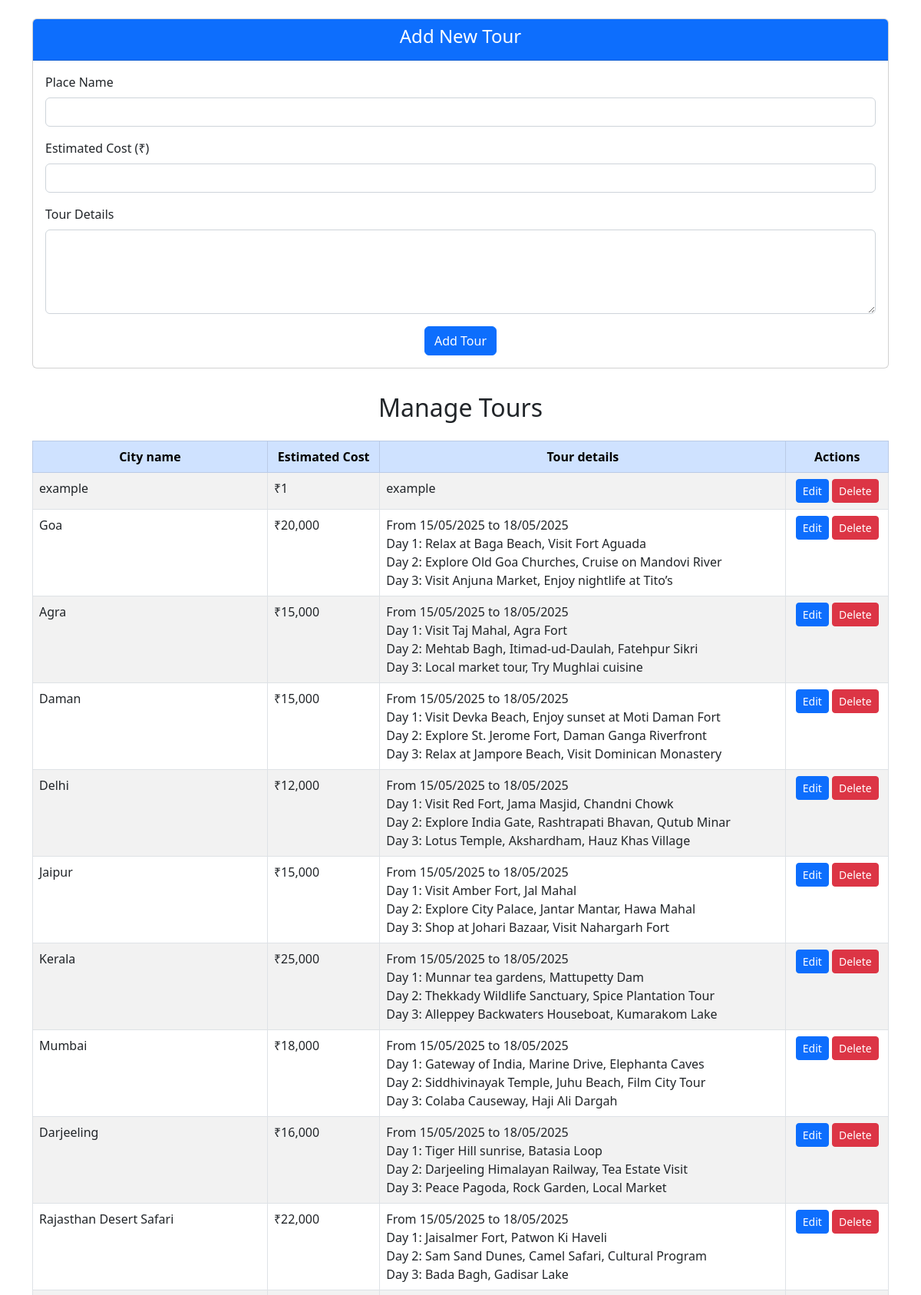
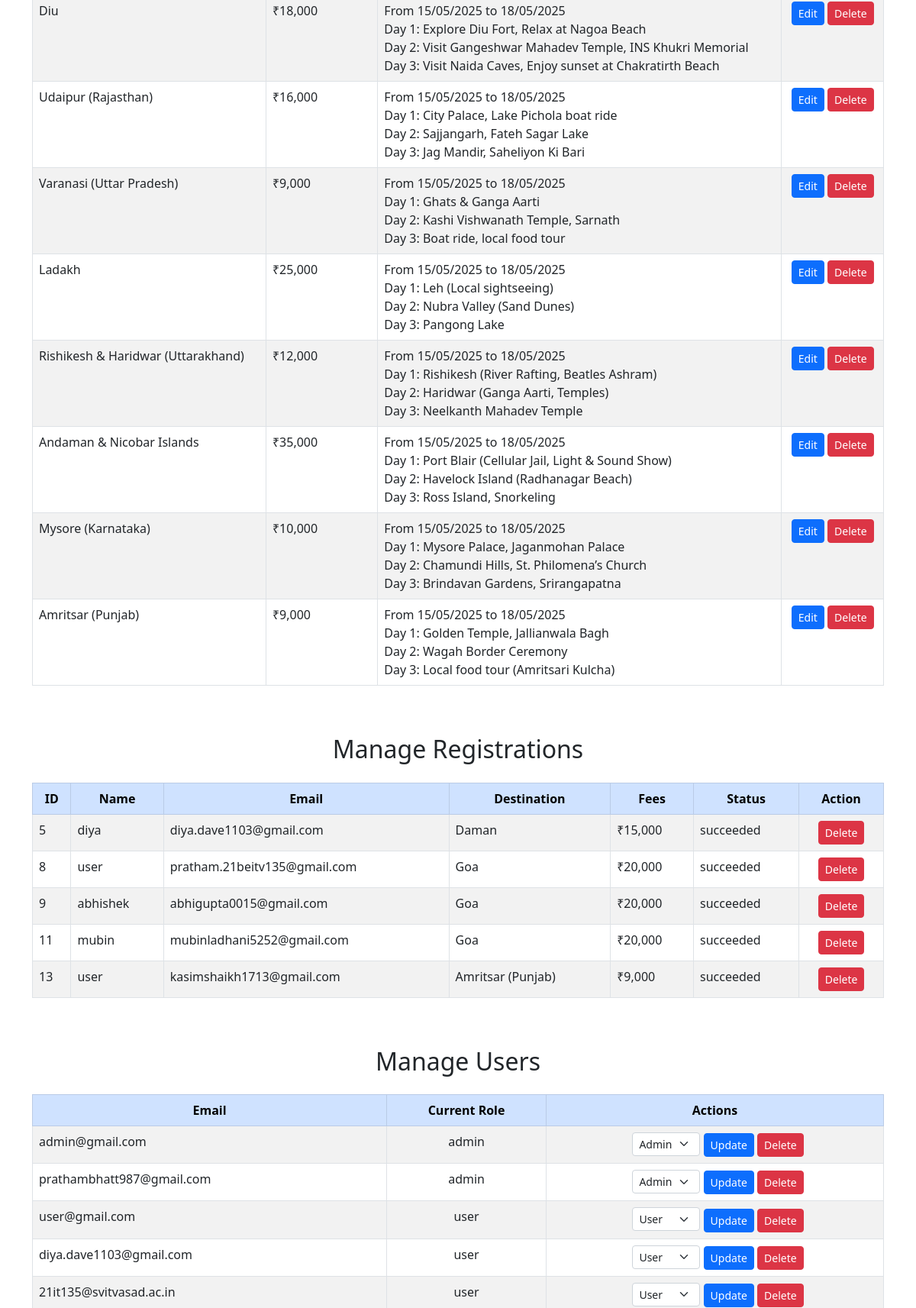
The page /admin_dashboard.php (upper part) on the database its author committed (2 pictures, top to bottom).
### tables this page shows
CREATE TABLE `tour_plans` (
  `id` int(11) NOT NULL,
  `destination` varchar(55) NOT NULL,
  `estimated_cost` int(11) NOT NULL,
  `tour_plan` text NOT NULL
);

CREATE TABLE `registration` (
  `id` int(11) NOT NULL,
  `name` text NOT NULL,
  `email` text NOT NULL,
  `destination` text NOT NULL,
  `fees` text NOT NULL,
  `card_number` text NOT NULL,
  `card_expirymonth` text NOT NULL,
  `card_expiryyear` text NOT NULL,
  `status` text NOT NULL,
  `paymentid` text NOT NULL,
  `added_date` datetime NOT NULL
);

CREATE TABLE `users` (
  `id` int(11) NOT NULL,
  `name` varchar(55) NOT NULL,
  `email` varchar(255) NOT NULL,
  `password` varchar(255) NOT NULL,
  `role` enum('admin','user') NOT NULL DEFAULT 'user'
);

### admin_dashboard.php (the view, shortened to what this page needs)
<?php
include("connection.php");
$tours = $conn->query("SELECT * FROM tour_plans ORDER BY id ASC");
$users = $conn->query("SELECT * FROM users");
$registrations = $conn->query("SELECT * FROM registration");
?>
<!DOCTYPE html>
<html lang="en">
<head>
    <link href="https://cdn.jsdelivr.net/npm/bootstrap@5.2.3/dist/css/bootstrap.min.css" rel="stylesheet">
</head>
<body>
    <div class="container py-4">
        <div class="card">
            <div class="card-header bg-primary text-white">
                <h4 class="text-center">Add New Tour</h4>
            </div>
            <div class="card-body">
                <form method="POST" action="">
                    <div class="mb-3">
                        <label for="destination" class="form-label">Place Name</label>
                        <input type="text" class="form-control" id="destination" name="destination" required>
                    </div>
                    <div class="mb-3">
                        <label for="estimated_cost" class="form-label">Estimated Cost (₹)</label>
                        <input type="number" class="form-control" id="estimated_cost" name="estimated_cost" required>
                    </div>
                    <div class="mb-3">
                        <label for="tour_plan" class="form-label">Tour Details</label>
                        <textarea class="form-control" id="tour_plan" name="tour_plan" rows="4" required></textarea>
                    </div>
                    <div class="text-center">
                        <button type="submit" name="add_tour" class="btn btn-primary">Add Tour</button>
                    </div>
                </form>
            </div>
        </div>
        <div class="section">
            <h2 class="text-center mb-4">Manage Tours</h2>
            <div class="table-responsive">
                <table class="table table-striped table-hover table-bordered">
                    <thead class="table-primary">
                        <tr class="text-center">
                            <th>City name</th>
                            <th>Estimated Cost</th>
                            <th>Tour details</th>
                            <th>Actions</th>
                        </tr>
                    </thead>
                    <tbody>
                        <?php while ($row = $tours->fetch_assoc()): ?>
                            <tr>
                                <td><?= htmlspecialchars($row['destination']) ?></td>
                                <td>₹<?= number_format($row['estimated_cost']) ?></td>
                                <td><?= nl2br(htmlspecialchars($row['tour_plan'])) ?></td>
                                <td class="text-center">
                                    <a href="edit_tour.php?id=<?= $row['id'] ?>" class="btn btn-primary btn-sm">Edit</a>
                                    <a href="delete_tour.php?id=<?= $row['id'] ?>"
                                       onclick="return confirm('Delete this tour?')"
                                       class="btn btn-danger btn-sm">Delete</a>
                                </td>
                            </tr>
                        <?php endwhile; ?>
                    </tbody>
                </table>
            </div>
        </div>
        <div class="section">
            <h2 class="text-center mb-4">Manage Registrations</h2>
            <div class="table-responsive">
                <table class="table table-striped table-hover table-bordered">
                    <thead class="table-primary">
                        <tr class="text-center">
                            <th>ID</th>
                            <th>Name</th>
                            <th>Email</th>
                            <th>Destination</th>
                            <th>Fees</th>
                            <th>Status</th>
                            <th>Action</th>
                        </tr>
                    </thead>
                    <tbody>
                        <?php while ($row = $registrations->fetch_assoc()): ?>
                            <tr>
                                <td><?= htmlspecialchars($row['id']) ?></td>
                                <td><?= htmlspecialchars($row['name']) ?></td>
                                <td><?= htmlspecialchars($row['email']) ?></td>
                                <td><?= htmlspecialchars($row['destination']) ?></td>
                                <td>₹<?= number_format($row['fees']) ?></td>
                                <td><?= htmlspecialchars($row['status']) ?></td>
                                <td class="text-center">
                                    <a href="delete_registration.php?id=<?= $row['id'] ?>"
                                       onclick="return confirm('Delete this registration?')"
                                       class="btn btn-danger btn-sm">Delete</a>
                                </td>
                            </tr>
                        <?php endwhile; ?>
                    </tbody>
                </table>
            </div>
        </div>
        <div class="section">
            <h2 class="text-center mb-4">Manage Users</h2>
            <div class="table-responsive">
                <table class="table table-striped table-hover table-bordered">
                    <thead class="table-primary">
                        <tr class="text-center">
                            <th>Email</th>
                            <th>Current Role</th>
                            <th>Actions</th>
                        </tr>
                    </thead>
                    <tbody>
                        <?php while ($row = $users->fetch_assoc()): ?>
                            <tr>
                                <td><?= htmlspecialchars($row['email']) ?></td>
                                <td class="text-center"><?= htmlspecialchars($row['role']) ?></td>
                                <td class="text-center">
                                    <form method="POST" action="" class="role-form">
                                        <select name="new_role" class="form-select form-select-sm d-inline-block" style="width: auto;">
                                            <option value="user" <?= $row['role'] == 'user' ? 'selected' : '' ?>>User</option>
                                            <option value="admin" <?= $row['role'] == 'admin' ? 'selected' : '' ?>>Admin</option>
                                        </select>
                                        <button type="submit" name="update_role" class="btn btn-primary btn-sm">Update</button>
                                    </form>
                                    <a href="delete_user.php?id=<?= $row['id'] ?>"
                                       onclick="return confirm('Delete this user?')"
                                       class="btn btn-danger btn-sm">Delete</a>
                                </td>
                            </tr>
                        <?php endwhile; ?>
                    </tbody>
                </table>
            </div>
        </div>
    </div>
</body>
</html>

### admin_dashboard.php (style rules this page uses)
.section { margin-bottom: 3rem; }
.card { margin-bottom: 2rem; }
.role-form { display: inline-block; margin-left: 0.5rem; }

### rows shown on the page
tour_plans: destination "example", estimated_cost "1", tour_plan "example"
tour_plans: destination "Goa", estimated_cost "20,000", tour_plan "From 15/05/2025 to 18/05/2025 Day 1: Relax at Baga Beach, Visit Fort Aguada Day 2: Explore Old Goa Churches, Cruise on Mandovi River Day 3: Visit Anjuna Market, Enjoy nightlife at Tito’s"
tour_plans: destination "Agra", estimated_cost "15,000", tour_plan "From 15/05/2025 to 18/05/2025 Day 1: Visit Taj Mahal, Agra Fort Day 2: Mehtab Bagh, Itimad-ud-Daulah, Fatehpur Sikri Day 3: Local market tour, Try Mughlai cuisine"
tour_plans: destination "Daman", estimated_cost "15,000", tour_plan "From 15/05/2025 to 18/05/2025 Day 1: Visit Devka Beach, Enjoy sunset at Moti Daman Fort Day 2: Explore St. Jerome Fort, Daman Ganga Riverfront Day 3: Relax at Jampore Beach, Visit Dominican Monastery"
tour_plans: destination "Delhi", estimated_cost "12,000", tour_plan "From 15/05/2025 to 18/05/2025 Day 1: Visit Red Fort, Jama Masjid, Chandni Chowk Day 2: Explore India Gate, Rashtrapati Bhavan, Qutub Minar Day 3: Lotus Temple, Akshardham, Hauz Khas Village"
tour_plans: destination "Jaipur", estimated_cost "15,000", tour_plan "From 15/05/2025 to 18/05/2025 Day 1: Visit Amber Fort, Jal Mahal Day 2: Explore City Palace, Jantar Mantar, Hawa Mahal Day 3: Shop at Johari Bazaar, Visit Nahargarh Fort"
tour_plans: destination "Kerala", estimated_cost "25,000", tour_plan "From 15/05/2025 to 18/05/2025 Day 1: Munnar tea gardens, Mattupetty Dam Day 2: Thekkady Wildlife Sanctuary, Spice Plantation Tour Day 3: Alleppey Backwaters Houseboat, Kumarakom Lake"
tour_plans: destination "Mumbai", estimated_cost "18,000", tour_plan "From 15/05/2025 to 18/05/2025 Day 1: Gateway of India, Marine Drive, Elephanta Caves Day 2: Siddhivinayak Temple, Juhu Beach, Film City Tour Day 3: Colaba Causeway, Haji Ali Dargah"
tour_plans: destination "Darjeeling", estimated_cost "16,000", tour_plan "From 15/05/2025 to 18/05/2025 Day 1: Tiger Hill sunrise, Batasia Loop Day 2: Darjeeling Himalayan Railway, Tea Estate Visit Day 3: Peace Pagoda, Rock Garden, Local Market"
tour_plans: destination "Rajasthan Desert Safari", estimated_cost "22,000", tour_plan "From 15/05/2025 to 18/05/2025 Day 1: Jaisalmer Fort, Patwon Ki Haveli Day 2: Sam Sand Dunes, Camel Safari, Cultural Program Day 3: Bada Bagh, Gadisar Lake"
tour_plans: destination "Diu", estimated_cost "18,000", tour_plan "From 15/05/2025 to 18/05/2025 Day 1: Explore Diu Fort, Relax at Nagoa Beach Day 2: Visit Gangeshwar Mahadev Temple, INS Khukri Memorial Day 3: Visit Naida Caves, Enjoy sunset at Chakratirth Beach"
tour_plans: destination "Udaipur (Rajasthan)", estimated_cost "16,000", tour_plan "From 15/05/2025 to 18/05/2025 Day 1: City Palace, Lake Pichola boat ride Day 2: Sajjangarh, Fateh Sagar Lake Day 3: Jag Mandir, Saheliyon Ki Bari"
tour_plans: destination "Varanasi (Uttar Pradesh)", estimated_cost "9,000", tour_plan "From 15/05/2025 to 18/05/2025 Day 1: Ghats & Ganga Aarti Day 2: Kashi Vishwanath Temple, Sarnath Day 3: Boat ride, local food tour"
tour_plans: destination "Ladakh", estimated_cost "25,000", tour_plan "From 15/05/2025 to 18/05/2025 Day 1: Leh (Local sightseeing) Day 2: Nubra Valley (Sand Dunes) Day 3: Pangong Lake"
tour_plans: destination "Rishikesh & Haridwar (Uttarakhand)", estimated_cost "12,000", tour_plan "From 15/05/2025 to 18/05/2025 Day 1: Rishikesh (River Rafting, Beatles Ashram) Day 2: Haridwar (Ganga Aarti, Temples) Day 3: Neelkanth Mahadev Temple"
tour_plans: destination "Andaman & Nicobar Islands", estimated_cost "35,000", tour_plan "From 15/05/2025 to 18/05/2025 Day 1: Port Blair (Cellular Jail, Light & Sound Show) Day 2: Havelock Island (Radhanagar Beach) Day 3: Ross Island, Snorkeling"
tour_plans: destination "Mysore (Karnataka)", estimated_cost "10,000", tour_plan "From 15/05/2025 to 18/05/2025 Day 1: Mysore Palace, Jaganmohan Palace Day 2: Chamundi Hills, St. Philomena’s Church Day 3: Brindavan Gardens, Srirangapatna"
tour_plans: destination "Amritsar (Punjab)", estimated_cost "9,000", tour_plan "From 15/05/2025 to 18/05/2025 Day 1: Golden Temple, Jallianwala Bagh Day 2: Wagah Border Ceremony Day 3: Local food tour (Amritsari Kulcha)"
registration: id "5", name "diya", email "diya.dave1103@gmail.com", destination "Daman", fees "15,000", status "succeeded"
registration: id "8", name "user", email "pratham.21beitv135@gmail.com", destination "Goa", fees "20,000", status "succeeded"
registration: id "9", name "abhishek", email "abhigupta0015@gmail.com", destination "Goa", fees "20,000", status "succeeded"
registration: id "11", name "mubin", email "mubinladhani5252@gmail.com", destination "Goa", fees "20,000", status "succeeded"
registration: id "13", name "user", email "kasimshaikh1713@gmail.com", destination "Amritsar (Punjab)", fees "9,000", status "succeeded"
users: email "admin@gmail.com", role "admin", new_role "Admin"
users: email "prathambhatt987@gmail.com", role "admin", new_role "Admin"
users: email "user@gmail.com", role "user", new_role "User"
users: email "diya.dave1103@gmail.com", role "user", new_role "User"
users: email "21it135@svitvasad.ac.in", role "user", new_role "User"
